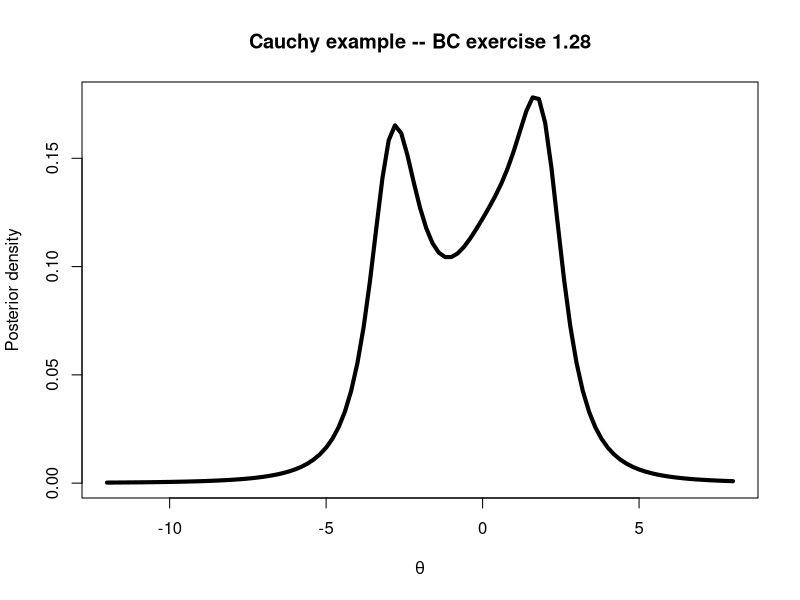

Here is the R script that generated this plot:
xs <- c(-3, 2)

### The likelihood

c_loglik <- function(theta) {
  sum(dcauchy(
    x = xs,
    location = theta,
    log = TRUE
  ))
}
c_loglik <- Vectorize(c_loglik)

Mu <- 0
Sigma <- 1

c_logposterior_kernel <- function(theta) {
  dnorm(x = theta, mean = Mu, sd = Sigma) +
    c_loglik(theta)
}
c_logposterior_kernel <- Vectorize(c_logposterior_kernel)


minT <- -abs(4 * min(xs))
maxT <- abs(4 * max(xs))


## marginal likelihood via quadrature
m_of_x <- integrate(function(t)
  exp(c_logposterior_kernel(t)), -Inf, Inf)

c_posterior <- function(theta) {
  exp(c_logposterior_kernel(theta) - log(m_of_x$value))
}
c_posterior <- Vectorize(c_posterior)


curve(
  c_posterior,
  minT,
  maxT,
  lwd = 4,
  xlab = expression(theta),
  ylab = "Posterior density",
  main = "Cauchy example -- BC exercise 1.28"
)

